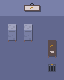

The image is a tile-based game level rendered from a .tmx file. Its description and complete source (layers, tilesets, objects, tile grids) follow:
An orthogonal 8x10 tile map with 8x8 px tiles, 1 tile layer (Tile Layer 1).

<map version="1.5" tiledversion="1.7.2" orientation="orthogonal" renderorder="right-down" width="8" height="10" tilewidth="8" tileheight="8" infinite="0" nextlayerid="2" nextobjectid="1">
 <tileset firstgid="1" source="tileset.tsx" />
 <layer id="1" name="Tile Layer 1" width="8" height="10">
  <data encoding="csv">
1,1,1,12,13,17,1,1,
1,1,1,15,14,16,1,1,
2,2,2,2,2,2,2,2,
2,6,9,6,9,2,2,2,
2,7,8,7,8,2,2,2,
2,11,10,11,10,2,4,9,
2,2,2,2,2,2,5,8,
2,2,2,2,2,2,11,10,
2,2,2,2,2,2,3,2,
2,2,2,2,2,2,2,2
</data>
 </layer>
</map>